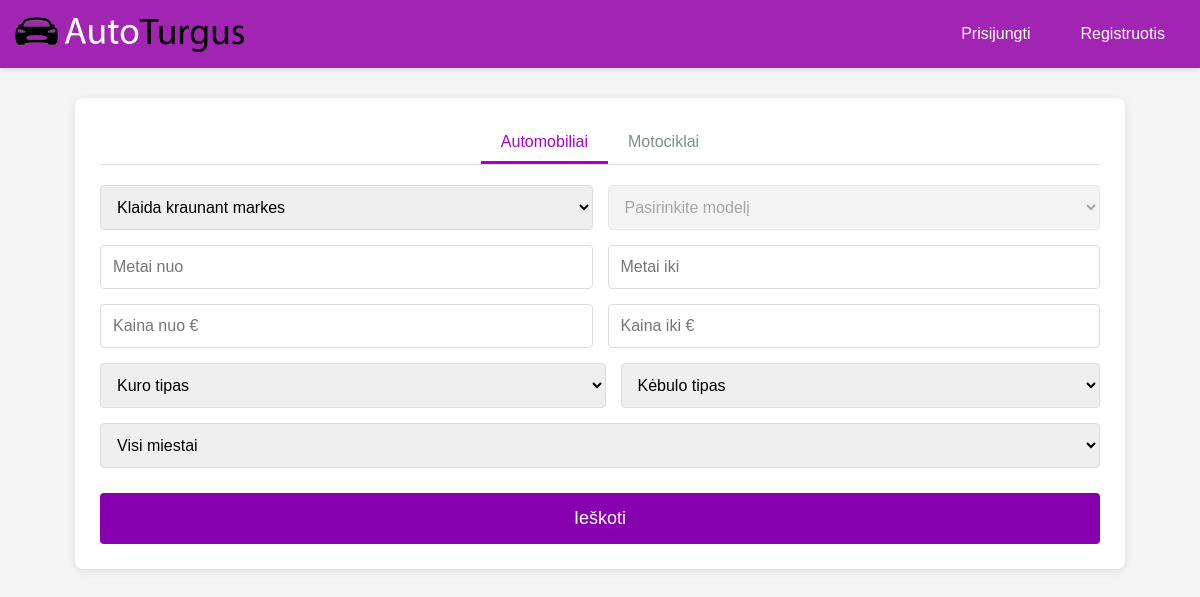
Before: / with the older database file.
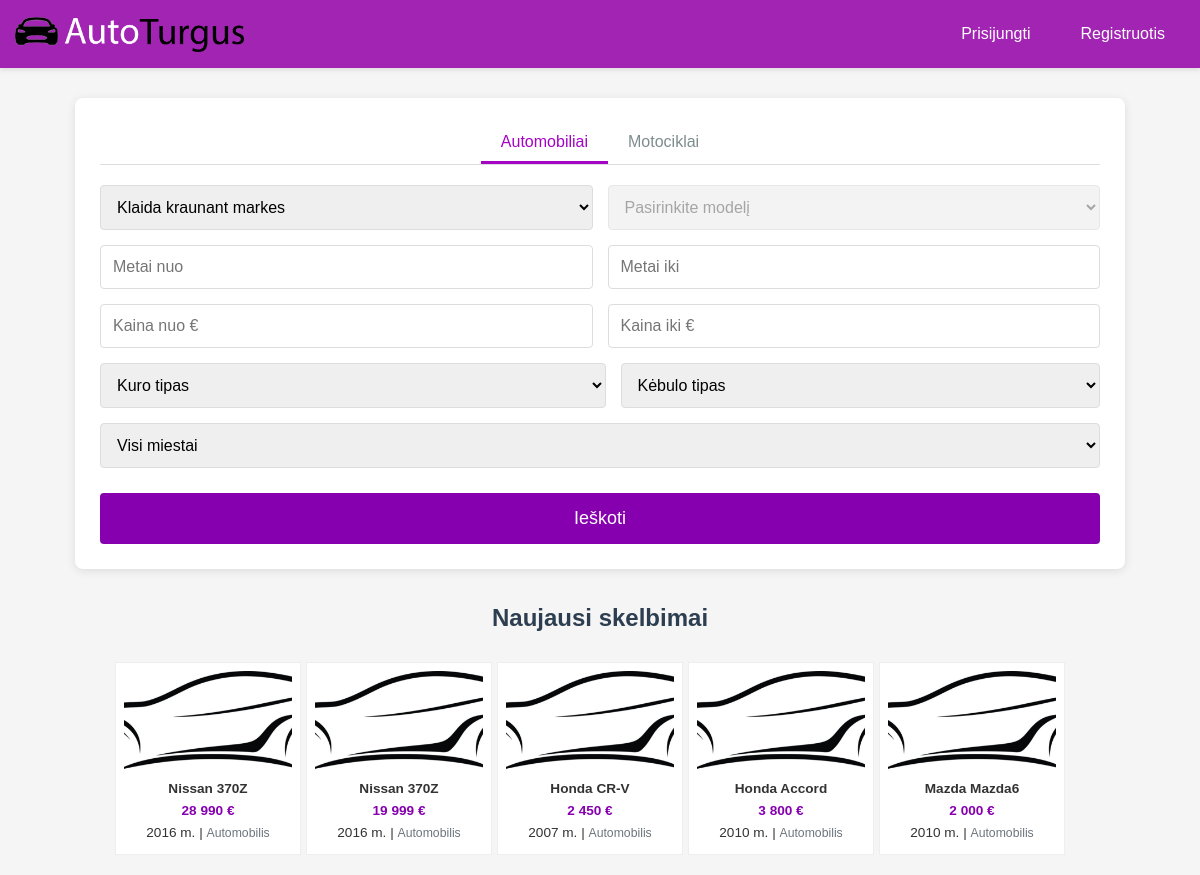
After: the same page with the newer database file.
### tables this page shows
CREATE TABLE `listings` (
  `id` int(11) NOT NULL,
  `user_id` int(11) NOT NULL,
  `vehicle_type_id` int(11) NOT NULL,
  `make_id` int(11) NOT NULL,
  `model_id` int(11) NOT NULL,
  `year` int(11) NOT NULL,
  `power` int(11) NOT NULL COMMENT 'Galia kW',
  `mileage` int(11) NOT NULL COMMENT 'Rida km',
  `body_type` varchar(30) DEFAULT NULL COMMENT 'Automobiliams',
  `fuel_type` enum('benzinas','dyzelis','elektra','hibridas','dujos','benzinas/dujos') NOT NULL,
  `price` decimal(10,2) NOT NULL,
  `image_url` varchar(255) DEFAULT NULL,
  `phone` varchar(20) NOT NULL,
  `city` varchar(100) DEFAULT NULL COMMENT 'Miestas',
  `engine_capacity` decimal(4,1) DEFAULT NULL COMMENT 'Variklio turis l',
  `transmission` varchar(20) DEFAULT NULL COMMENT 'Automobiliams',
  `vin` varchar(17) DEFAULT NULL COMMENT 'VIN kodas',
  `description` text DEFAULT NULL,
  `created_at` timestamp NOT NULL DEFAULT current_timestamp()
);

CREATE TABLE `makes` (
  `id` int(11) NOT NULL,
  `name` varchar(50) NOT NULL,
  `vehicle_type_id` int(11) NOT NULL
);

CREATE TABLE `models` (
  `id` int(11) NOT NULL,
  `make_id` int(11) NOT NULL,
  `name` varchar(50) NOT NULL
);

CREATE TABLE `vehicle_types` (
  `id` int(11) NOT NULL,
  `name` varchar(20) NOT NULL
);

### index.php (the view, shortened to what this page needs)
<?php
require_once 'phpScript/config.php';
?>
<?php
$latest_listings = [];
$sql_latest = "SELECT l.id, l.year, l.price, l.image_url,
                      mk.name as make_name, md.name as model_name,
                      vt.name as vehicle_type_name
               FROM listings l
               JOIN makes mk ON l.make_id = mk.id
               JOIN models md ON l.model_id = md.id
               JOIN vehicle_types vt ON l.vehicle_type_id = vt.id
               ORDER BY l.created_at DESC
               LIMIT 5";
if (isset($conn)) {
    $result_latest = $conn->query($sql_latest);
    if ($result_latest && $result_latest->num_rows > 0) {
        while ($row_latest = $result_latest->fetch_assoc()) {
            $latest_listings[] = $row_latest;
        }
    }
}
?>
<!DOCTYPE html>
<html lang="lt">
<head>
    <link rel="stylesheet" href="css/index.css">
    <link rel="stylesheet" href="css/main.css">
</head>
<body>
    <?php if (isset($_SESSION['user_id'])): ?>
        <div class="user-menu">
            <div class="left">
                <a href="index.php"><img id="logo" src="img/logo.png" alt="logo"></a>
                <span id="greeting"><b>Sveikas, <?= htmlspecialchars($_SESSION['username']) ?>!</b></span>
            </div>
            <div class="right">
                 <a href="pages/paskyra/dashboard.php" class="right_lean"><b>Mano paskyra</b></a>
                <a href="pages/naujas_skelbimas.php" class="right_lean"><b>Pridėti skelbimą</b></a>
                <a href="phpScript/logout.php" class="logout-btn"><b>Atsijungti</b></a>
            </div>
        </div>
    <?php else: ?>
        <div class="top-menu">
            <div class="left">
                <a href="index.php"><img id="logo" src="img/logo.png" alt="logo"></a>
            </div>
            <div class="right">
                <button onclick="location.href='pages/login.php'">Prisijungti</button>
                <button onclick="location.href='pages/register.php'">Registruotis</button>
            </div>
        </div>
    <?php endif; ?>
    <div class="search-container">
        <div class="search-tabs">
            <button class="active" data-vehicle-type="1">Automobiliai</button>
            <button data-vehicle-type="2">Motociklai</button>
        </div>
        <form action="pages/rezultatai.php" method="get" id="search-form">
            <div class="form-row">
                <select class="search-options" id="make" name="make">
                    <option value="">Pasirinkite markę</option>
                </select>
                <select class="search-options" id="model" name="model" disabled>
                    <option value="">Pasirinkite modelį</option>
                </select>
            </div>
            <div class="form-row">
                <input type="number" class="search-options" name="year_from" placeholder="Metai nuo" min="1980">
                <input type="number" class="search-options" name="year_to" placeholder="Metai iki" min="1980">
            </div>
            <div class="form-row">
                <input type="number" class="search-options" name="price_from" placeholder="Kaina nuo €" min="0">
                <input type="number" class="search-options" name="price_to" placeholder="Kaina iki €" min="0">
            </div>
            <div class="form-row">
                <select class="search-options" name="fuel_type">
                    <option value="">Kuro tipas</option>
                </select>
                <div id="car-specific-fields">
                    <select class="search-options" name="body_type">
                        <option value="">Kėbulo tipas</option>
                    </select>
                </div>
            </div>
                <div class="form-row">
                <select class="search-options" name="city">
                    <option value="">Visi miestai</option>
                </select>
                </div>
            <button type="submit" class="search-button">Ieškoti</button>
        </form>
    </div>
    <?php if (!empty($latest_listings)): ?>
    <div class="container latest-listings-row-section">
        <h2 style="text-align: center; color: #2c3e50; margin-top: 30px; margin-bottom: 25px;">Naujausi skelbimai</h2>
        <div class="latest-listings-row-container">
            <?php foreach ($latest_listings as $listing): ?>
                <div class="latest-listing-item">
                    <?php
                    $image_display_source = 'img/default.png';
                    ?>
                    <a href="pages/skelbimas.php?id=<?= $listing['id'] ?>" class="latest-listing-link">
                        <img src="<?= $image_display_source ?>"
                             alt="<?= htmlspecialchars($listing['make_name'].' '.$listing['model_name']) ?>"
                             class="latest-listing-image"
                             onerror="this.onerror=null; this.src='img/default.png';">
                        <div class="latest-listing-info">
                            <p class="latest-listing-title" title="<?= htmlspecialchars($listing['make_name'].' '.$listing['model_name']) ?>"><?= htmlspecialchars($listing['make_name'].' '.$listing['model_name']) ?></p>
                            <p class="latest-listing-price"><?= number_format((float)$listing['price'], 0, ',', ' ') ?> €</p>
                            <p class="latest-listing-year"><?= htmlspecialchars($listing['year']) ?> m. | <span style="font-size:0.9em; color: #6c757d;"><?= htmlspecialchars($listing['vehicle_type_name']) ?></span></p>
                        </div>
                    </a>
                </div>
            <?php endforeach; ?>
        </div>
    </div>
    <?php endif; ?>
</body>
</html>

### css/index.css (style rules this page uses)
.search-container { background-color: white; border-radius: 8px; box-shadow: 0 2px 10px rgba(0,0,0,0.1); padding: 25px; margin: 30px auto; max-width: 1000px; }
.search-tabs { display: flex; border-bottom: 1px solid #ddd; margin-bottom: 20px; justify-content: center; }
.search-tabs button { background: none; border: none; padding: 10px 20px; cursor: pointer; font-size: 16px; color: #7f8c8d; border-bottom: 3px solid transparent; transition: all 0.3s; margin: 0; }
.search-tabs button.active { color: #a503c5; border-bottom-color: #a503c5; }
#search-form { display: flex; flex-direction: column; gap: 15px; }
.form-row { display: flex; gap: 15px; flex-wrap: wrap; }
.search-options { padding: 12px; border: 1px solid #ddd; border-radius: 4px; font-size: 16px; flex: 1; min-width: 200px; box-sizing: border-box; }
#car-specific-fields { flex: 1; min-width: 200px; }
#car-specific-fields select { width: 100%; }
.search-button { background-color: #8600af; color: white; border: none; padding: 15px; border-radius: 4px; cursor: pointer; font-size: 18px; transition: background-color 0.3s; margin-top: 10px; }
.latest-listings-row-container { display: flex; flex-wrap: nowrap; gap: 5px; }
.latest-listing-item { border: 1px solid #eee; background-color: #fff; text-align: center; padding: 8px; flex-basis: calc(20% - 8px); min-width: 160px; box-sizing: border-box; display: flex; flex-direction: column; }
.latest-listing-link { text-decoration: none; color: #333; display: flex; flex-direction: column; }
.latest-listing-image { width: 100%; height: 100px; object-fit: cover; display: block; margin-bottom: 5px; }
.latest-listing-info p { margin: 4px 0; font-size: 0.85em; line-height: 1.3; }
.latest-listing-title { font-weight: bold; white-space: nowrap; overflow: hidden; text-overflow: ellipsis; }
.latest-listing-price { font-weight: bold; color: #8600af; }

### css/main.css (style rules this page uses)
body { font-family: 'Arial', sans-serif; line-height: 1.6; color: #333; background-color: #f5f5f5; margin: 0; padding: 0; }
.container { max-width: 1000px; margin: 20px auto; padding: 0 15px; box-sizing: border-box; }
.top-menu, .user-menu { background-color: #a224b3; padding: 15px; display: flex; justify-content: flex-end; flex-wrap: wrap; gap: 10px; box-shadow: 0 2px 5px rgba(0,0,0,0.1); align-items: center; }
.top-menu button, .user-menu a { background: none; border: none; color: white; font-size: 16px; padding: 10px 20px; cursor: pointer; border-radius: 4px; transition: background-color 0.3s; text-decoration: none; text-align: center; }
.left { margin-right: auto; display: flex; align-items: center; }
.right { display: flex; align-items: center; gap: 10px; }
#logo { height: 35px; display: block; }

Changed rows visible on the page:
added listings: make.name "Nissan 370Z", price "28 990", year "2016", vehicle_type.name "Automobilis"
added listings: make.name "Nissan 370Z", price "19 999", year "2016", vehicle_type.name "Automobilis"
added listings: make.name "Honda CR-V", price "2 450", year "2007", vehicle_type.name "Automobilis"
added listings: make.name "Honda Accord", price "3 800", year "2010", vehicle_type.name "Automobilis"
added listings: make.name "Mazda Mazda6", price "2 000", year "2010", vehicle_type.name "Automobilis"
Other visible differences:
text now shown: "Naujausi skelbimai"
